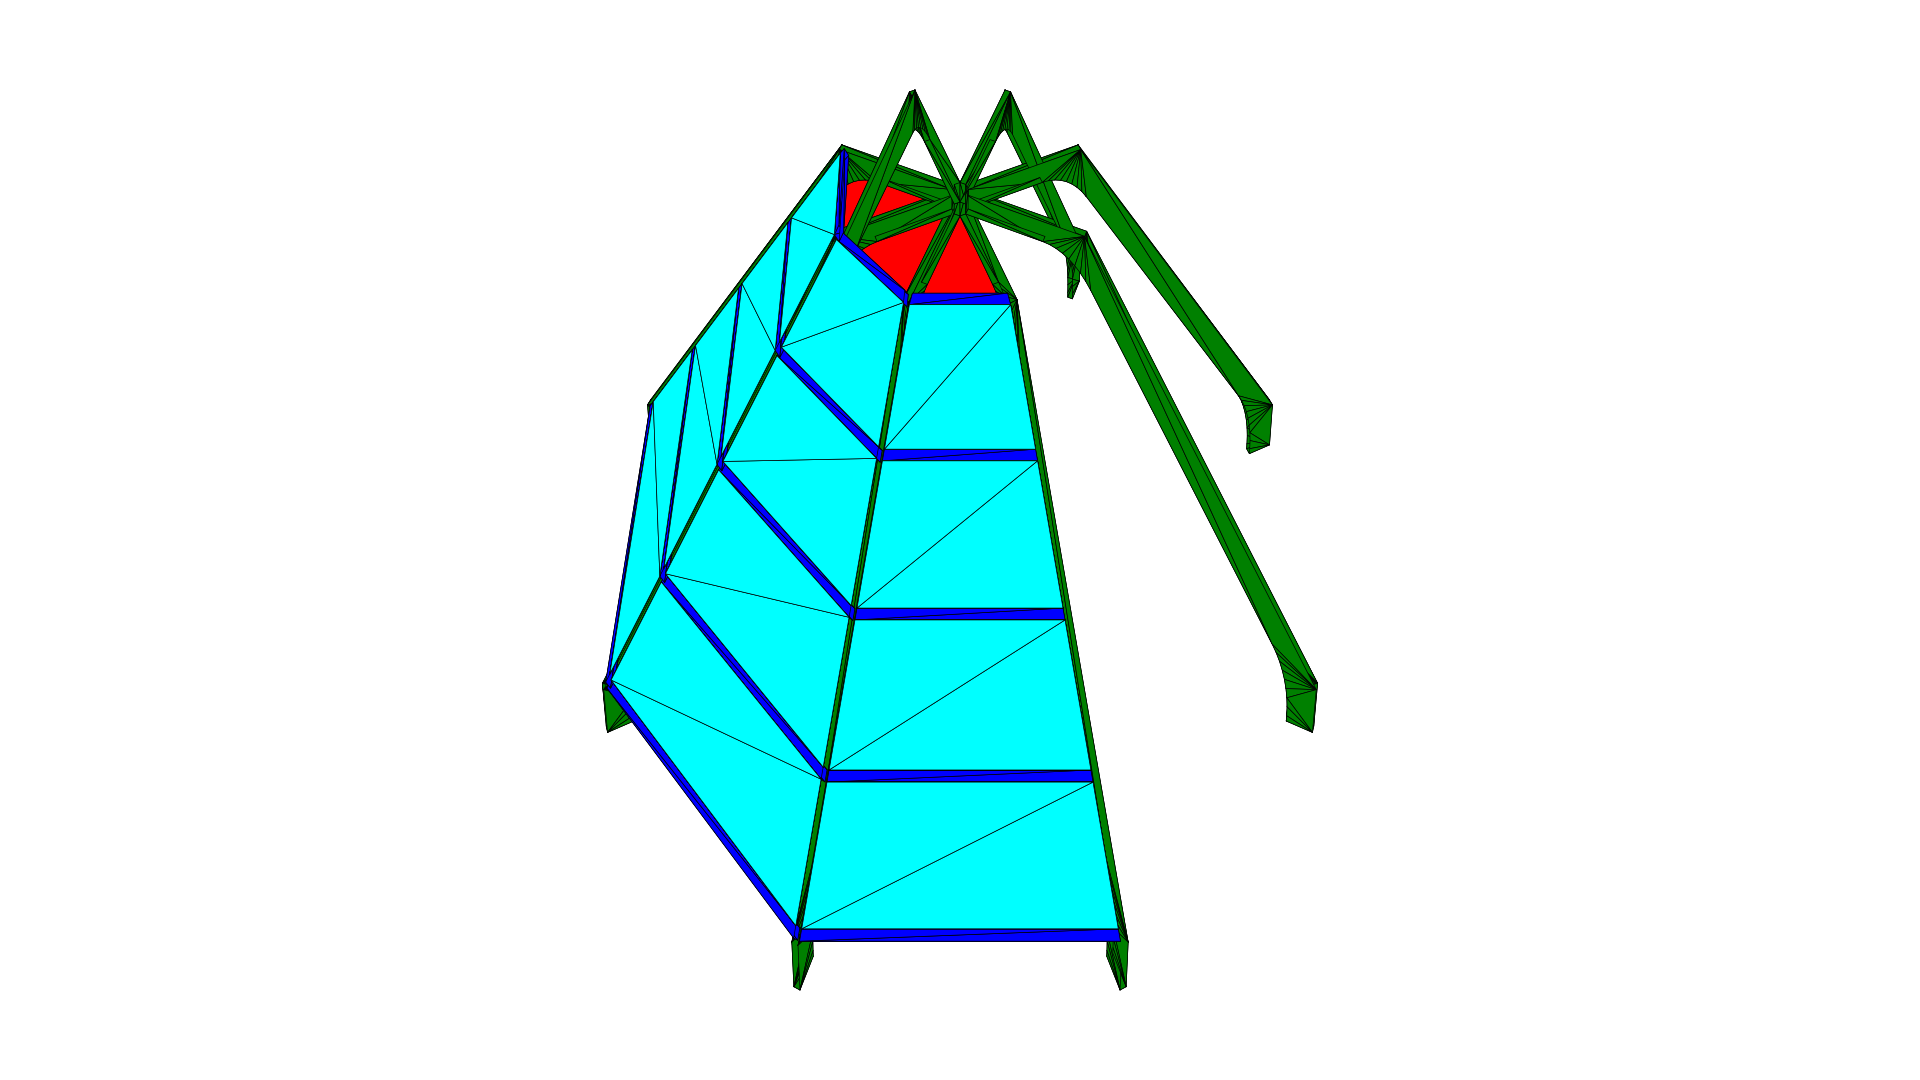

The script that saved this image:
import trimesh
import numpy as np
import matplotlib.pyplot as plt
from matplotlib.collections import PolyCollection

def get_perspective_projection(vertices, fov, aspect, near, far, camera_pos, camera_target, up_vector):
    # Calculate view matrix
    zaxis = camera_pos - camera_target
    zaxis = zaxis / np.linalg.norm(zaxis)
    xaxis = np.cross(up_vector, zaxis)
    xaxis = xaxis / np.linalg.norm(xaxis)
    yaxis = np.cross(zaxis, xaxis)
    
    view_mat = np.eye(4)
    view_mat[0, :3] = xaxis
    view_mat[1, :3] = yaxis
    view_mat[2, :3] = zaxis
    view_mat[0, 3] = -np.dot(xaxis, camera_pos)
    view_mat[1, 3] = -np.dot(yaxis, camera_pos)
    view_mat[2, 3] = -np.dot(zaxis, camera_pos)
    
    # Calculate projection matrix
    f = 1.0 / np.tan(fov / 2.0)
    proj_mat = np.zeros((4, 4))
    proj_mat[0, 0] = f / aspect
    proj_mat[1, 1] = f
    proj_mat[2, 2] = (near + far) / (near - far)
    proj_mat[2, 3] = (2 * near * far) / (near - far)
    proj_mat[3, 2] = -1.0
    
    # Transform vertices
    ones = np.ones((len(vertices), 1))
    v4 = np.hstack([vertices, ones])
    
    v4_view = v4 @ view_mat.T
    v4_proj = v4_view @ proj_mat.T
    
    # Perspective divide
    v2_proj = v4_proj[:, :2] / v4_proj[:, 3:4]
    return v2_proj

scene = trimesh.load('../Octagon.obj')
print(f"Loaded {len(scene.geometry)} geometries.")

# Perspective settings
camera_pos = np.array([50.0, -50.0, 50.0])
camera_target = np.array([0.0, 0.0, 0.0])
up_vector = np.array([0.0, 0.0, 1.0])
fov = np.radians(60)

fig = plt.figure(figsize=(19.2, 10.8), dpi=100)
ax = fig.add_axes([0, 0, 1, 1])
ax.set_facecolor('white')
ax.axis('off')

colors = ['red', 'green', 'blue', 'cyan', 'magenta', 'yellow']
i = 0

all_v2 = []

for name, geom in scene.geometry.items():
    v2 = get_perspective_projection(geom.vertices, fov, 1920/1080, 0.1, 1000.0, camera_pos, camera_target, up_vector)
    all_v2.append(v2)
    tris = v2[geom.faces]
    
    collection = PolyCollection(tris, facecolors=colors[i % len(colors)], edgecolors='black', linewidths=0.5)
    ax.add_collection(collection)
    i += 1

all_v2 = np.vstack(all_v2)
min_x, min_y = np.min(all_v2, axis=0)
max_x, max_y = np.max(all_v2, axis=0)

range_x = max_x - min_x
range_y = max_y - min_y
center_x = (max_x + min_x) / 2
center_y = (max_y + min_y) / 2

target_ratio = 1920 / 1080
actual_ratio = range_x / range_y if range_y != 0 else 1

if actual_ratio < target_ratio:
    range_x = range_y * target_ratio
else:
    range_y = range_x / target_ratio

ax.set_xlim(center_x - range_x * 0.6, center_x + range_x * 0.6)
ax.set_ylim(center_y - range_y * 0.6, center_y + range_y * 0.6)

plt.savefig('test_perspective.png', dpi=100)
print("Saved test_perspective.png")
